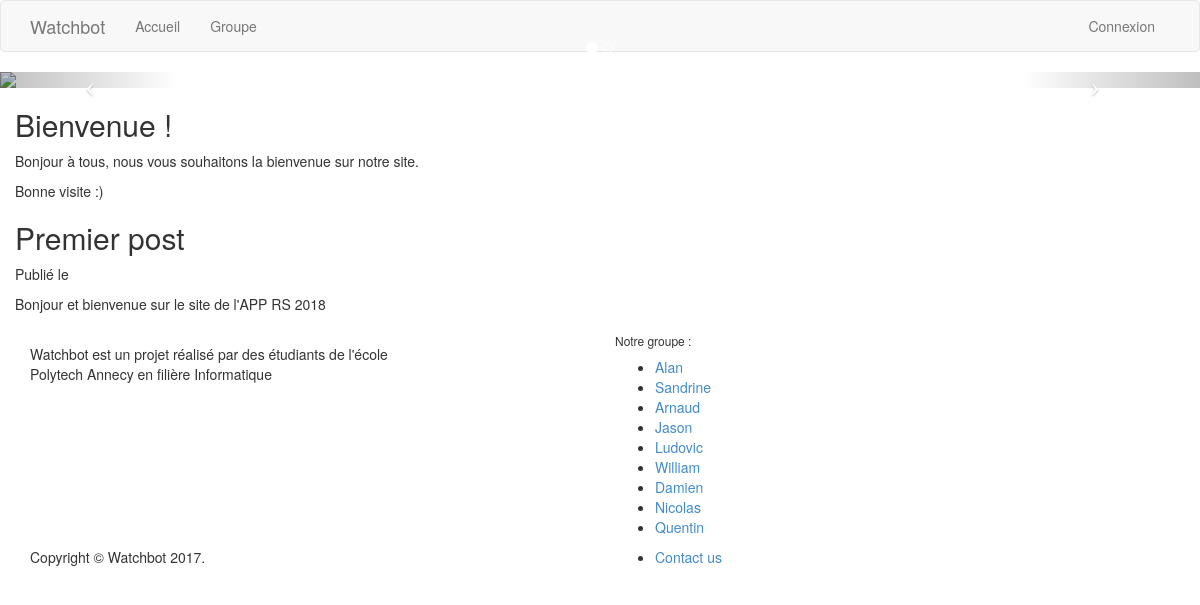
The app's page /, older data.
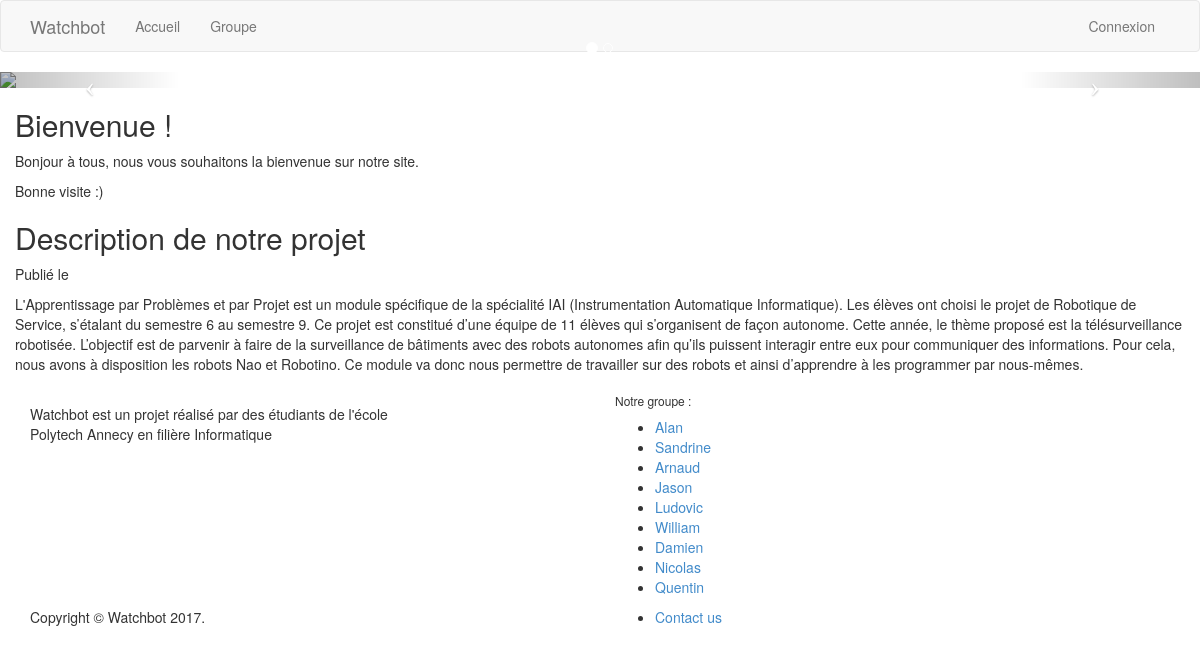
The same page, newer data.
### tables this page shows
CREATE TABLE IF NOT EXISTS `post` (
  `id` INT NOT NULL AUTO_INCREMENT,
  `title` VARCHAR(45) NULL,
  `content` LONGTEXT NULL,
  `date` DATETIME NULL,
  `category_id` INT NULL,
  PRIMARY KEY (`id`));

### core/Controller/Controller.php (called while the page is built, shortened)
<?php
class Controller{
    protected $viewPath;
    protected $layout;
    private $rendered 	= false;
    public function render($view, $var = []){
        if($this->rendered){return false;}
        $var['isLogged'] = $this->isLogged;
        extract($var);
        require $this->viewPath . str_replace('.',DS,$view).'.php';
        $content = ob_get_clean();
        require $this->viewPath . 'layout' .DS. $this->layout . '.php';
        $this->rendered = true;
    }
}

### app/Controller/HomeController.php (called while the page is built, shortened)
<?php
class HomeController extends AppController{
    public function index(){
        $posts = $this->post->getAllHomePosts();
        $this->render('index', compact('posts'));
    }
}

### core/Url/Dispatcher.php (called while the page is built, shortened)
<?php
class Dispatcher
{
    public function __construct(){
        $this->request = new Request();
        $action = $this->request->action;
        if($this->request->prefix){
            $controller = $this->loadController(true);
        } else {
            $controller = $this->loadController(false);
        }
        call_user_func_array(array($controller, $action),$this->request->params);
    }
    public function loadController($admin)
    {
        $admin_folder = '';
        $name = ucfirst($this->request->controller) . 'Controller';
        $root_controller = ROOT . DS . 'app' . DS . 'Controller' .$admin_folder. DS . $name . '.php';
        if (!file_exists($root_controller)) {
            $this->error();
        } else {
            $controller = new $name();
            return $controller;
        }
    }
}

### public/index.php (called while the page is built, shortened)
<?php
require ROOT . '/app/App.php';
new Core\Url\Dispatcher();
?>

### core/Table/Table.php (called while the page is built, shortened)
<?php
class Table
{
    protected $db;
    public function __construct(Database $db)
    {
        $this->db = $db;
    }
    public function query($statement, $attributes = null, $one = false){
        if($attributes) {
            return $this->db->prepare(
                $statement,
                $attributes,
                str_replace('Table', 'Entity', get_class($this)),
                $one);
        } else {
            return $this->db->query(
                $statement,
                str_replace('Table', 'Entity', get_class($this)),
                $one);
        }
    }
}

### core/Database.php (called while the page is built, shortened)
<?php
class Database{
	private $db_name;
	private $db_user;
	private $db_password ;
	private $db_host ;
	private $pdo;
	public function __construct($db_host, $db_name, $db_user, $db_password){
		$this->db_name = $db_name;
		$this->db_user = $db_user;
		$this->db_password = $db_password;
		$this->db_host = $db_host;
	}
	public function getPDO(){
		if($this->pdo==null){
			$pdo = new PDO('mysql:dbname='.$this->db_name.';host='.$this->db_host,$this->db_user,$this->db_password);
			$pdo->setAttribute(PDO::ATTR_ERRMODE, PDO::ERRMODE_EXCEPTION);
			$this->pdo = $pdo;
		}
		return $this->pdo;
	}
	public function prepare($statement, $attributes, $class_name = null, $one = false){
		$req = $this->getPDO()->prepare($statement);
		$res = $req->execute($attributes);
		if($class_name === null){
			$req->setFetchMode(PDO::FETCH_OBJ);
		} else {
			$req->setFetchMode(PDO::FETCH_CLASS, $class_name);
		}
		if($one) {
			$datas = $req->fetch();
		} else {
			$datas = $req->fetchAll();
		}
		return $datas;
	}
}
?>

### app/Table/PostTable.php (called while the page is built, shortened)
<?php
class PostTable extends Table
{
    public function getAllHomePosts(){
        return $this->query("
            SELECT post.id, post.title, post.content, post.date, category.title as category
            FROM post
            LEFT JOIN category ON post.category_id = category.id
            WHERE category.title = ?
            ORDER BY post.date DESC", ['Accueil']);
    }
}

### app/Autoloader.php (called while the page is built, shortened)
<?php
class Autoloader{
	static function autoload($class)
    {
    	if (strpos($class, 'stdClass') === false) {
			if(strpos($class, __NAMESPACE__ . '\\') === 0) {
				$class = str_replace(__NAMESPACE__ . '\\', '', $class);
				$class = str_replace('\\', DS, $class);
			}
    	}
	}
}
?>

### core/Autoloader.php (called while the page is built, shortened)
<?php
class Autoloader{
	static function autoload($class)
    {
		if(strpos($class, __NAMESPACE__ . '\\') === 0) {
			$class = str_replace(__NAMESPACE__ . '\\', '', $class);
			$class = str_replace('\\', DS, $class);
		}
	}
}
?>

### app/App.php (called while the page is built, shortened)
<?php
class App
{
    private static $_instance;
    public static function getInstance()
    {
        if(is_null(self::$_instance)) {
            self::$_instance = new App();
        }
        return self::$_instance;
    }
    public static function load(){
        require ROOT . '/app/Autoloader.php';
        require ROOT . '/core/Autoloader.php';
    }
}

### app/Views/index.php (the view, shortened to what this page needs)
<div id="myCarousel" class="carousel slide">
		<ol class="carousel-indicators">
			<li data-target="" data-slide-to="0" class="active"></li>
			<li data-target="" data-slide-to="1"></li>
		</ol>
		<div class="carousel-inner">
			<div class="item active">
				<div class="carousel-page">
					<img src="<?= BASE_URL.'/public/img/carousel-1.jpg';?>" class="img-responsive" style="margin:0px auto;">
				</div>
			</div>
		</div>
		<a class="left carousel-control" href="#myCarousel" data-slide="prev">
			<span class="icon-prev"></span>
		</a>
		<a class="right carousel-control" href="#myCarousel" data-slide="next">
			<span class="icon-next"></span>
		</a>
	</div>
<div>
<div class="container-fluid">
    <div class="col-sr-7 post-layout">
        <div class="content-post">
            <h2 class="title">Bienvenue !</h2>
            <p>Bonjour à tous, nous vous souhaitons la bienvenue sur notre site.</p>
            <p>Bonne visite :)</p>
        </div>
    </div>
    <div class="col-sr-7 post-layout">
        <div class="content-post">
            <?php foreach ($posts as $k):?>
                <h2 class="title"><?= $k->title; ?></h2>
                <p class="date">Publié le <?= $k->date; ?></p>
                <p><?= $k->content; ?></p>
            <?php endforeach; ?>
        </div>
    </div>
</div>

### app/Views/layout/home.php (shortened to what this page needs)
<!DOCTYPE html>
<html lang="fr">
  <head>
    <link type="text/css" rel="stylesheet" href="<?= BASE_URL.'/public/css/bootstrap.min.css'; ?>"/>
    <link type="text/css" rel="stylesheet" href="<?= BASE_URL.'/public/fonts/font-awesome/css/font-awesome.min.css';?>"/>
    <link type="text/css" rel="stylesheet" href="<?= BASE_URL.'/public/css/footer.css'; ?>"/>
    <link type="text/css" rel="stylesheet" href="<?= BASE_URL.'/public/css/style.css';?>"/>
  </head>
  <body>
    <?php
      require 'navbar.php';
    ?>
        <?= $content;?>
    <?php
    require 'footer.php';
    ?>
  </body>
</html>

### app/Views/layout/navbar.php (shortened to what this page needs)
<nav class="navbar navbar-default">
    <div class="container">
        <div class="navbar-header">
            <a class="navbar-brand" href="<?= BASE_URL.'/home/';?>"><?= App::getInstance()->name_website;?></a>
        </div>
        <div id="navbar" class="navbar-collapse collapse">
            <ul class="nav navbar-nav">
                <li><a href="<?= BASE_URL.'/home/';?>">Accueil</a></li>
                <li><a href="<?= BASE_URL.'/group/';?>">Groupe</a></li>
            </ul>
            <ul class="nav navbar-nav navbar-right">
                <?php if(!$isLogged): ?>
                    <li><a href="<?= BASE_URL.'/user/login';?>">Connexion <span class="sr-only"></span></a></li>
                <?php else: ?>
                    <li><a href="<?= BASE_URL.'/admin/user/logout';?>">Déconnexion<span class="sr-only"></span></a></li>
                <?php endif;?>
            </ul>
        </div>
    </div>
</nav>

### app/Views/layout/footer.php
<footer>
    <div class="container">
        <div class="row">
            <div class="col-md-4 col-sm-6 footerleft ">
                <div class="logofooter"><img class="img-footer" src="<?= BASE_URL.'/public/img/logo.png';?>" alt=""/></div>
                <p>Watchbot est un projet réalisé par des étudiants de l'école Polytech Annecy en filière Informatique</p>
            </div>
            <div class="col-sm-5 col-sm-offset-2 paddingtop-bottom">
                <h6 class="heading7">Notre groupe :</h6>
                <ul class="footer-ul">
                    <li><a href="<?= BASE_URL.'/group/view/?name=alan.dupin';?>">Alan</a></li>
                    <li><a href="<?= BASE_URL.'/group/view/?name=sandrine.broutin';?>">Sandrine</a></li>
                    <li><a href="<?= BASE_URL.'/group/view/?name=arnaud.mignotte';?>">Arnaud</a></li>
                    <li><a href="<?= BASE_URL.'/group/view/?name=jason.boileau';?>">Jason</a></li>
                    <li><a href="<?= BASE_URL.'/group/view/?name=ludovic.chapelet';?>">Ludovic</a></li>
                    <li><a href="<?= BASE_URL.'/group/view/?name=william.simon';?>">William</a></li>
                    <li><a href="<?= BASE_URL.'/group/view/?name=damien.morel';?>">Damien</a>
                    <li><a href="<?= BASE_URL.'/group/view/?name=nicolas.java';?>">Nicolas</a>
                    <li><a href="<?= BASE_URL.'/group/view/?name=quentin';?>">Quentin</a>
                </ul>
            </div>
        </div>
    </div>
</footer>
<div class="copyright">
    <div class="container">
        <div class="row">
            <div class="col-sm-6">
                <p>Copyright &copy; <?=  App::getInstance()->name_website; ?> 2017.</p>
            </div>
            <div class="col-sm-6">
                <ul class="bottom_ul">
                    <li><a href="#">Contact us</a></li>
                </ul>
            </div>
        </div>
    </div>
</div>

Row changes from the older to the newer data that the page shows:
removed post: title "Premier post", content "Bonjour et bienvenue sur le site de l'APP RS 2018"
added post: title "Description de notre projet", content "L'Apprentissage par Problèmes et par Projet est un module spécifique de la spécialité IAI (Instrumentation Automatique Informatique). Les élèves ont choisi le projet de Robotique de Service, s’étalant du semestre 6 au semestre 9. Ce projet est constitué d’une équipe de 11 élèves qui s’organisent de façon autonome. Cette année, le thème proposé est la télésurveillance robotisée. L’objectif est de parvenir à faire de la surveillance de bâtiments avec des robots autonomes afin qu’ils puissent interagir entre eux pour communiquer des informations. Pour cela, nous avons à disposition les robots Nao et Robotino. Ce module va donc nous permettre de travailler sur des robots et ainsi d’apprendre à…"
